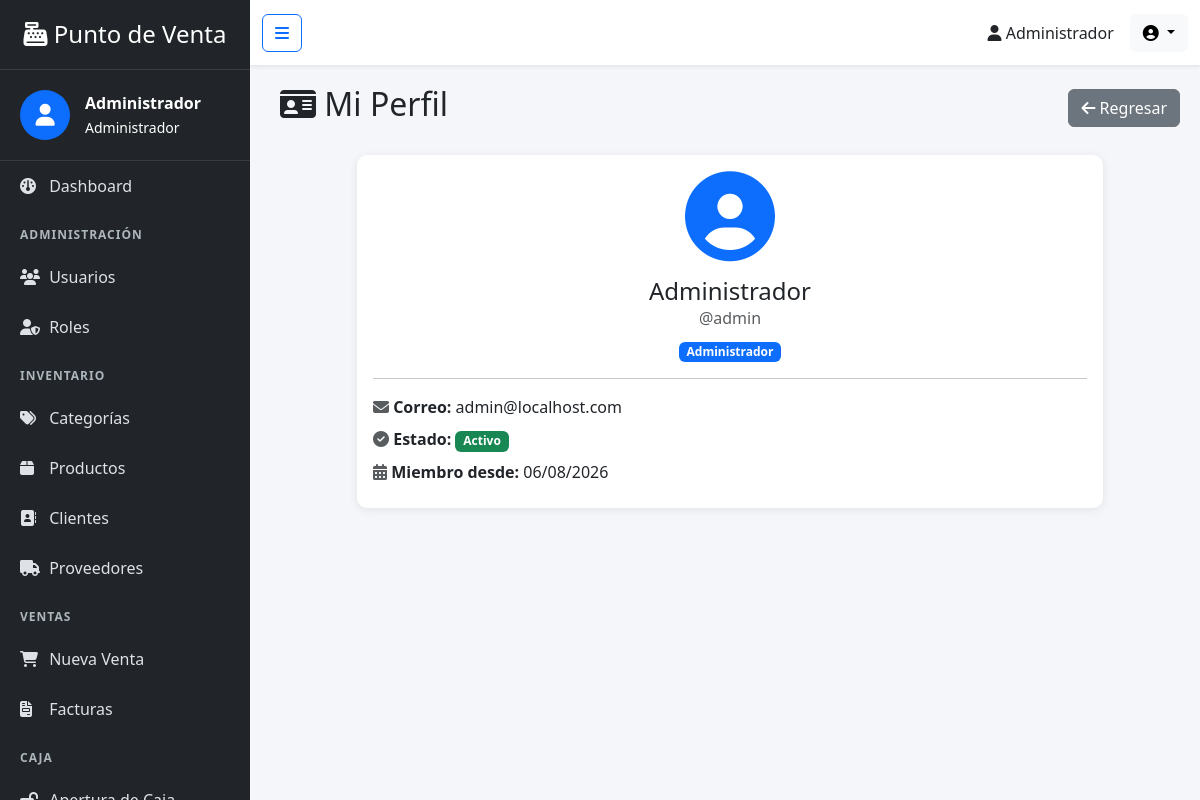
The app's page /perfil.php (signed in) with its own data.
### tables this page shows
CREATE TABLE usuarios (
    id_usuario INT AUTO_INCREMENT PRIMARY KEY,

    nombre VARCHAR(150) NOT NULL,

    usuario VARCHAR(100) NOT NULL UNIQUE,

    correo VARCHAR(150) UNIQUE,

    password VARCHAR(255) NOT NULL,

    id_rol INT NOT NULL,

    estado TINYINT(1) NOT NULL DEFAULT 1,

    ultimo_acceso DATETIME NULL,

    fecha_creacion DATETIME NOT NULL DEFAULT CURRENT_TIMESTAMP,

    fecha_actualizacion DATETIME NULL
        ON UPDATE CURRENT_TIMESTAMP,

    CONSTRAINT fk_usuarios_roles
        FOREIGN KEY (id_rol)
        REFERENCES roles(id_rol)
        ON DELETE RESTRICT
        ON UPDATE CASCADE
);

CREATE TABLE roles (
    id_rol int AUTO_INCREMENT PRIMARY key,
    nombre varchar(100) not null UNIQUE,
    descripcion varchar(255),
    estado tinyint(1) not null default 1,
    fecha_creacion datetime not null DEFAULT CURRENT_TIMESTAMP
);

### perfil.php (the view, shortened to what this page needs)
<?php
require "config/db.php";
$id_usuario = $_SESSION['id_usuario'];
$query = "SELECT
                u.id_usuario,
                u.nombre,
                u.usuario,
                u.correo,
                u.estado,
                u.fecha_creacion,
                u.ultimo_acceso,
                r.nombre AS nombre_rol
          FROM usuarios u
          INNER JOIN roles r
              ON u.id_rol = r.id_rol
          WHERE u.id_usuario = ?";
$stmt = $conn->prepare($query);
$stmt->bind_param("i", $id_usuario);
$stmt->execute();
$resultado = $stmt->get_result();
$perfil = $resultado->fetch_assoc();
include "includes/header.php";
include "includes/sidebar.php";
include "includes/navbar.php";
?>
<div class="content">
    <div class="d-flex justify-content-between align-items-center mb-4">
        <h2>
            <i class="fa-solid fa-id-card"></i>
            Mi Perfil
        </h2>
        <a href="dashboard.php" class="btn btn-secondary">
            <i class="fa-solid fa-arrow-left"></i>
            Regresar
        </a>
    </div>
    <div class="row justify-content-center">
        <div class="col-lg-10">
            <div class="card text-center">
                <div class="card-body">
                    <i class="fa-solid fa-circle-user" style="font-size: 90px; color: #0d6efd;"></i>
                    <h4 class="mt-3 mb-0"><?php echo htmlspecialchars($perfil['nombre']); ?></h4>
                    <p class="text-muted mb-2">@<?php echo htmlspecialchars($perfil['usuario']); ?></p>
                    <span class="badge bg-primary"><?php echo htmlspecialchars($perfil['nombre_rol']); ?></span>
                    <hr>
                    <div class="text-start">
                        <p class="mb-2">
                            <i class="fa-solid fa-envelope text-muted"></i>
                            <strong>Correo:</strong>
                            <?php echo htmlspecialchars($perfil['correo'] ?: 'No registrado'); ?>
                        </p>
                        <p class="mb-2">
                            <i class="fa-solid fa-circle-check text-muted"></i>
                            <strong>Estado:</strong>
                            <?php if ($perfil['estado'] == 1) { ?>
                                <span class="badge bg-success">Activo</span>
                            <?php } else { ?>
                                <span class="badge bg-danger">Inactivo</span>
                            <?php } ?>
                        </p>
                        <p class="mb-2">
                            <i class="fa-solid fa-calendar-days text-muted"></i>
                            <strong>Miembro desde:</strong>
                            <?php echo date("d/m/Y", strtotime($perfil['fecha_creacion'])); ?>
                        </p>
                    </div>
                </div>
            </div>
        </div>
    </div>
</div>
<?php include "includes/footer.php"; ?>

### includes/header.php (style rules this page uses)
body { background:#f4f6f9; overflow-x:hidden; }
a { text-decoration:none; }
.content { margin-left:260px; padding:20px; transition:margin-left .3s; }
.card { border:none; border-radius:10px; box-shadow:0 2px 10px rgba(0,0,0,.08); }

### records on screen
usuarios: nombre "Administrador", usuario "admin", id_rol.nombre "Administrador", correo "admin@localhost.com", fecha_creacion "06/08/2026"

### other values on screen
$_SESSION['nombre'] "Administrador"
$_SESSION['nombre_rol'] "Administrador"
